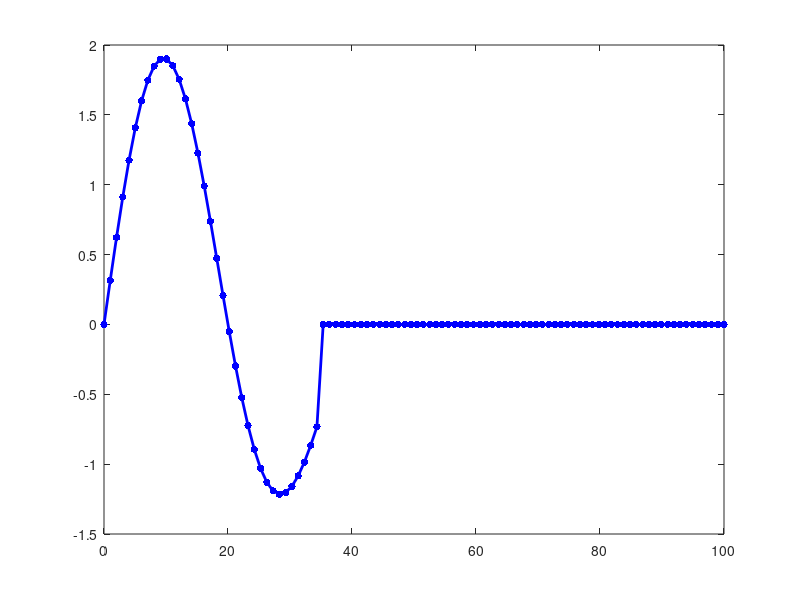

Write MATLAB code to recreate this figure.

t = linspace(0,100);
f1 = 3; % frequency
T1 = 1/f1; % period, seconds
amp1 = 1; % amplitude
f2 = 2; % frequency
T2 = 1/f2; % period, seconds
amp2 = 1; % amplitude
signal1 = amp1 * sin(2*pi*t/T1);
signal2 = amp2 * sin(2*pi*t/T2);
signal = signal1 + signal2;
signal(t > 35) = 0;
t = t';
signal = signal';
plot(t, signal, 'b.-', 'LineWidth', 2, 'MarkerSize', 16);


